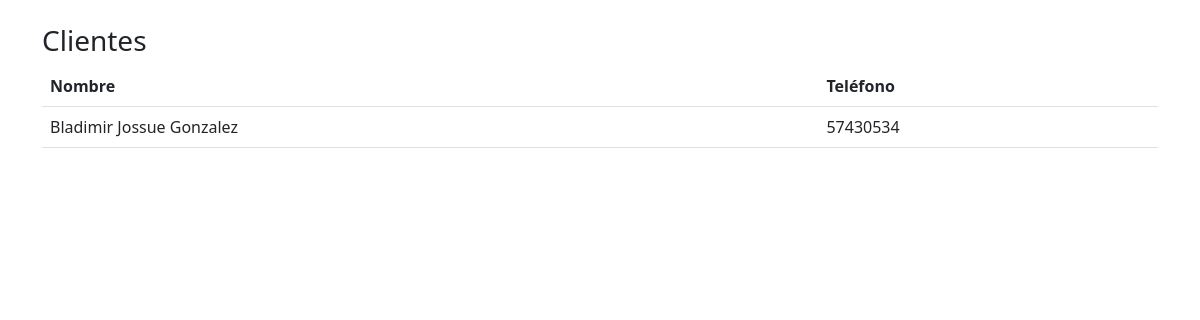
The app's page /clientes/ (signed in), older data.
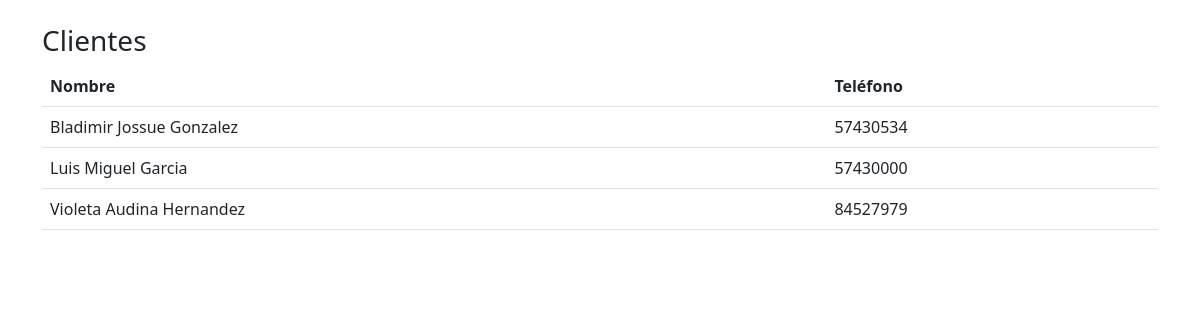
The same page, newer data.
### clientes/models.py (models this page shows, shortened)
class Cliente(models.Model):
    nombre = models.CharField(max_length=200)
    telefono = models.CharField(
        max_length=20,
        unique=True
    )

### clientes/views.py (the view)
# urls.py: path('', views.list_clientes, name='clientes_list'),
@login_required
def list_clientes(request):
    clientes = Cliente.objects.all()
    return render(request, 'clientes/list.html', {'clientes': clientes})

### templates/clientes/list.html (shortened to what this page needs)
{% load static %}
<!doctype html>
<html>
  <head>
    <link href="https://cdn.jsdelivr.net/npm/bootstrap@5.3.0/dist/css/bootstrap.min.css" rel="stylesheet">
  </head>
  <body>
    <div class="container py-4">
      <h3>Clientes</h3>
      <table class="table">
        <thead><tr><th>Nombre</th><th>Teléfono</th></tr></thead>
        <tbody>
          {% for c in clientes %}
          <tr><td>{{ c.nombre }}</td><td>{{ c.telefono }}</td></tr>
          {% empty %}
          <tr><td colspan="2">No hay clientes</td></tr>
          {% endfor %}
        </tbody>
      </table>
    </div>
  </body>
</html>

Row changes from the older to the newer data that the page shows:
added Cliente: nombre "Luis Miguel Garcia", telefono "57430000"
added Cliente: nombre "Violeta Audina Hernandez", telefono "84527979"
